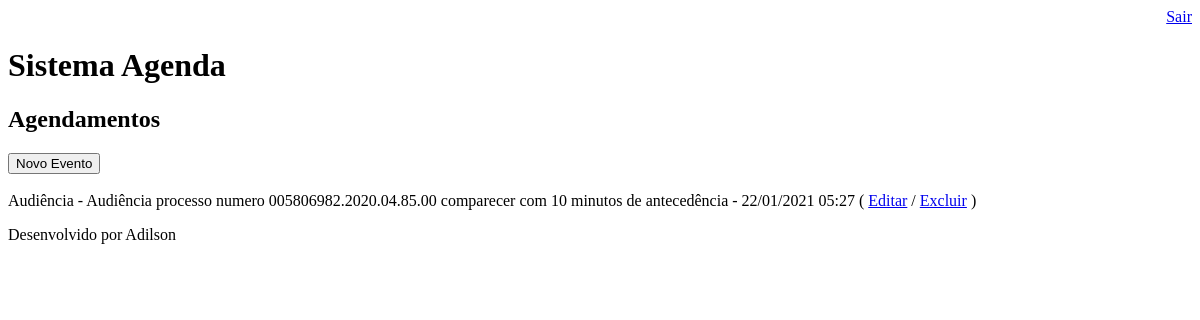
/agenda/ (signed in), run on an earlier commit of the app's database.
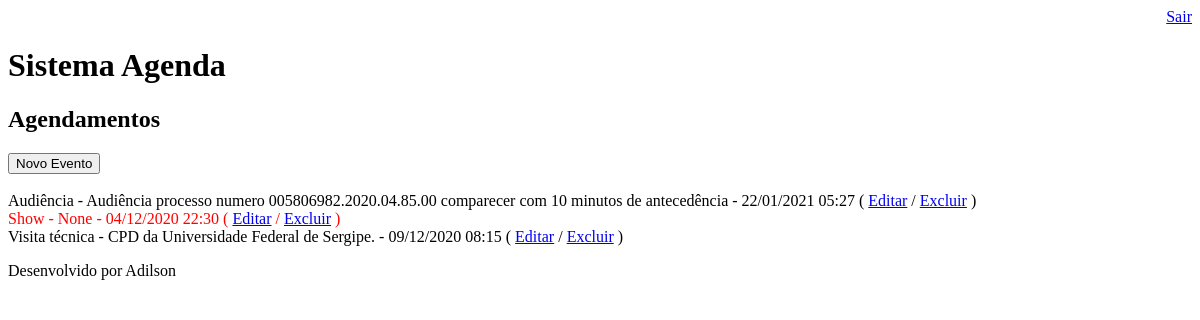
And on a later commit of the database.
### core/models.py (models this page shows, shortened)
class Evento(models.Model):  # Criamos a classe que cria a tabela
    titulo = models.CharField(max_length=100)   # Criamos o campo titulo do tipo char  com tamaho 100
    descricao = models.TextField(blank=True, null=True) # Criamos o campo descrição do tipo podendo ser nulo (em branco)
    data_evento = models.DateTimeField(verbose_name='Data do Evento') # Criamos o campo data do evento do tipo Date
    data_criacao = models.DateTimeField(auto_now=True) # Criamos o campo data da criacao com a data corrente
    usuario = models.ForeignKey(User, on_delete=models.CASCADE)  # Se o usuario dono do evento for deletado todos os demais registros referentes a ele serao apagados
    class Meta:
        db_table = 'evento' # Obriga o banco a chamar a tabela evento e não core_evento como padrao.
    def get_data_evento(self):
        return self.data_evento.strftime('%d/%m/%Y %H:%M')
    def get_evento_atrasado(self):
        if self.data_evento < datetime.now():
            return True
        else:
            return False

### core/views.py (the view)
# urls.py: path('agenda/', views.lista_eventos),
@login_required(login_url='/login/')  # Requer login para acessar a pagina
def lista_eventos(request):
    usuario = request.user
    data_atual = datetime.now() # Pegando a data atual
    evento = Evento.objects.filter(usuario=usuario)
    dados = {'eventos': evento}
    return render(request, 'agenda.html', dados)

### templates/agenda.html
{% extends "model-page.html" %}
{% block content %}
    <h2>Agendamentos</h2>
    <a href="evento/">
        <button type="button">Novo Evento</button>
    </a><br><br>
    {% for evento in eventos %}
        <div style={% if evento.get_evento_atrasado %}
            "color:red"
            {% endif %}
            <b> {{ evento.titulo }} - {{ evento.descricao }} - {{ evento.get_data_evento }}
            ( <a href="evento/?id={{ evento.id }}">Editar</a>
            / <a href="evento/delete/{{ evento.id }}/">Excluir</a> )
            </b><br>
        </div>
    {% endfor %}
{% endblock %}

What changed in the data, as far as the page shows it:
added Evento: titulo "Show", descricao "None", get_data_evento "04/12/2020 22:30"
added Evento: titulo "Visita técnica", descricao "CPD da Universidade Federal de Sergipe.", get_data_evento "09/12/2020 08:15"
